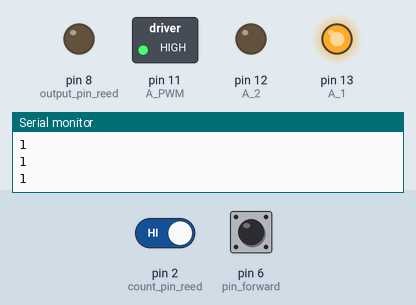
A sketch run on a simulated Arduino Uno, built with avr-gcc and run on an emulated ATmega328P. Parts: switched loads named in the sketch (green lamp = pin HIGH), output pins drawn as LEDs (lit = HIGH), the last lines printed to the serial monitor. The test bench sets the inputs (shaded band); at power-on: pin 6 (pin_forward) HIGH, pin 2 (count_pin_reed) HIGH.

Above: at 1.2 s.
1.3 s: pin 6 (pin_forward) pulled LOW for 0.15 s
At 1.41 s:
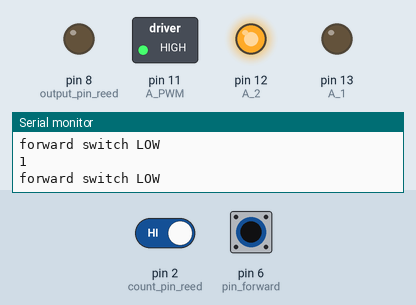
At 2.0 s:
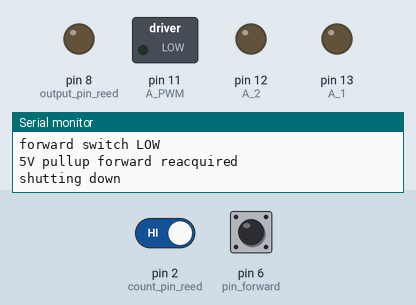
Timing chart, 0 to 4.3 s (numbered marks = the images above; inputs shaded):
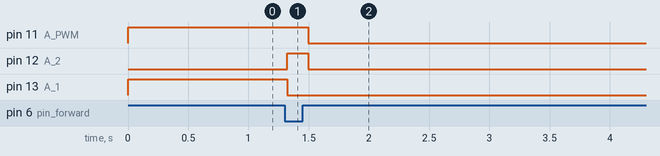

The sketch:

CumulativeMotorCircuitArduinoCodeClockwiseDirection.ino
```cpp
/*
 * Motor Test Code with SRT switches, and reed switch in the forward direction
 *
 * Author: Jonathan Hasan
 * Date: 4/11/2022
 *
 * Purpose:
 *
 * Run the motor clockwise with the pololu motor carrier chip
 *
 * Instructions:
 *
 *Construct the circuit, install the limit switches, setup the motor and dc supply and then run the code.
 */


//control variable for conditional statements

int motor_shutoff = 0;

//initialize pins and variables for reed switch

//One end of reed switch should be in pin 2, other should be in ground. Pin 8 is just for storing count variable.
int count_pin_reed = 2;
int output_pin_reed = 8;
int reed_count = 0;
int last_state = 0;

//initialize pins for motor

int A_1 = 13;       //These pins out put forward, reverse and the
int A_2 = 12;        //pulse width to the Pololu chip.
int A_PWM = 11;

// initialize pins and variables for forward switch
// Original pin for forward is 7. Output_pin_forward most likely used for debuggin in clayton's original code.

int pin_forward = 6;
//int output_pin_forward = 5;

//set pwm value
int val = 255;


void setup() {
  // put your setup code here, to run once:

  Serial.begin(9600);         //Begin Serial connection.

// Setup for Reed Switch

  // 5V as long as circuit is open, 0V when circuit complete
  pinMode(count_pin_reed, INPUT_PULLUP);

  //output is shown on this pin
  pinMode(output_pin_reed, OUTPUT);

// End setup for Reed Switch

  // Setup for Motor
  pinMode(A_1, OUTPUT);       //Initialize output pins.
  pinMode(A_2, OUTPUT);
  pinMode(A_PWM, OUTPUT);

  digitalWrite(A_1, LOW);     //Write output pins low so the
  digitalWrite(A_2, LOW);     //motors are off when the
  analogWrite(A_PWM, LOW);   //Arduino is turned on.

  //End Setup for Motor

// Setup for limit switches
  pinMode(pin_forward, INPUT_PULLUP);
  //pinMode(output_pin_forward, OUTPUT);

 // End setup for Limit Switches

 Serial.println("Motor starting....");

 //Serial.println("Homing start");

 //GoHome(motor_shutoff, pin_forward, A_1, A_2, A_PWM, val);

}

void loop() {

// Motor Running.

//As long as the control variable is 0, run the motor.
if(motor_shutoff == 0){

  //if reed switch count greater than 10, stop the motor.   # first 1000 second: 1029   Total reed switch counts : 2029 for azimuthal direction
  if(reed_count >= 10000){
    digitalWrite(A_1, LOW);
    digitalWrite(A_2, LOW);
    digitalWrite(A_PWM, LOW);
    motor_shutoff = 1;
    Serial.println("Max reed count reached");
    Serial.println("Shutting down......");

    Serial.end();
  }

  //if pin forward is low, reverse direction as long as switch is LOW
  else if(digitalRead(pin_forward) == LOW) {
    Serial.println("forward switch LOW");
    digitalWrite(A_1, LOW);
    digitalWrite(A_2, LOW);
    digitalWrite(A_PWM, LOW);

     // Original direction: A_1: LOW, A_2: HIGH
    digitalWrite(A_1, LOW);
    digitalWrite(A_2, HIGH);
    digitalWrite(A_PWM, round(val/2));

    //When pin returns to INPUT_PULLUP, shutoff the motor
    if(digitalRead(pin_forward) == HIGH){
      Serial.println("5V pullup forward reacquired");
      motor_shutoff = 1;
      digitalWrite(A_1, LOW);
      digitalWrite(A_2, LOW);
      digitalWrite(A_PWM, LOW);
      Serial.println("shutting down");
      Serial.end();
    }
  }

// End of Limit Switch check


// //Otherwise, run motor in forward direction at 50% duty cycle
  else{

    //Original direction of motor A_1: High, A_2 Low
    digitalWrite(A_1, HIGH);
    digitalWrite(A_2, LOW);
    digitalWrite(A_PWM, round(val/2));
   }
}

//If control variable is 1, shutoff motor for all future loops
else{
  digitalWrite(A_1, LOW);
  digitalWrite(A_2, LOW);
  digitalWrite(A_PWM, LOW);
}


  // Begin Reed Switch counter

 //read the sensor pin (pin that connects wire to switch)

  int reedSensorVal = digitalRead(count_pin_reed);

  //print value of sensor
  //Serial.println(reedSensorVal);


  //check if the state is equal to the sensor value state.
  //If it is, don't increment count. If not, change value and increase by 1.
  if (last_state != reedSensorVal) {
    if (reedSensorVal == HIGH) {
      reed_count += 1;
    }
    else {
      reed_count+=0;
   }
  }

  //change state to recent state and print count
  last_state = reedSensorVal;
  Serial.println(reed_count);

// End Reed Switch Counter
}

/*
void GoHome(int motor_shutoff, int pin_forward, int A_1, int A_2, int A_PWM, int val){

  if(motor_shutoff == 0){
  //As long as the control variable is 0, run the motor.
    if(digitalRead(pin_forward) == LOW) {
      Serial.println("forward switch LOW");
      digitalWrite(A_1, LOW);
      digitalWrite(A_2, LOW);
      digitalWrite(A_PWM, LOW);

      digitalWrite(A_1, LOW);
      digitalWrite(A_2, HIGH);
      digitalWrite(A_PWM, round(val/2));

      //When pin returns to INPUT_PULLUP, shutoff the motor
      if(digitalRead(pin_forward) == HIGH){
        Serial.println("5V pullup forward reacquired");
        motor_shutoff = 1;
        digitalWrite(A_1, LOW);
        digitalWrite(A_2, LOW);
        digitalWrite(A_PWM, LOW);
        Serial.println("shutting down");
        Serial.end();
      }
    }


    // //Otherwise, run motor in forward direction at 50% duty cycle
  else{
    digitalWrite(A_1, HIGH);
    digitalWrite(A_2, LOW);
    digitalWrite(A_PWM, round(val));
   }
}

else{
  digitalWrite(A_1, LOW);
  digitalWrite(A_2, HIGH);
  digitalWrite(A_PWM, round(val/2));
  }
}
*/
```

Measured:
- after the input at 1.3 s, pin 11 (A_PWM): HIGH → LOW after 0.20 s; pin 12 (A_2): LOW → HIGH at once, → LOW 0.17 s later; pin 13 (A_1): HIGH → LOW at once
